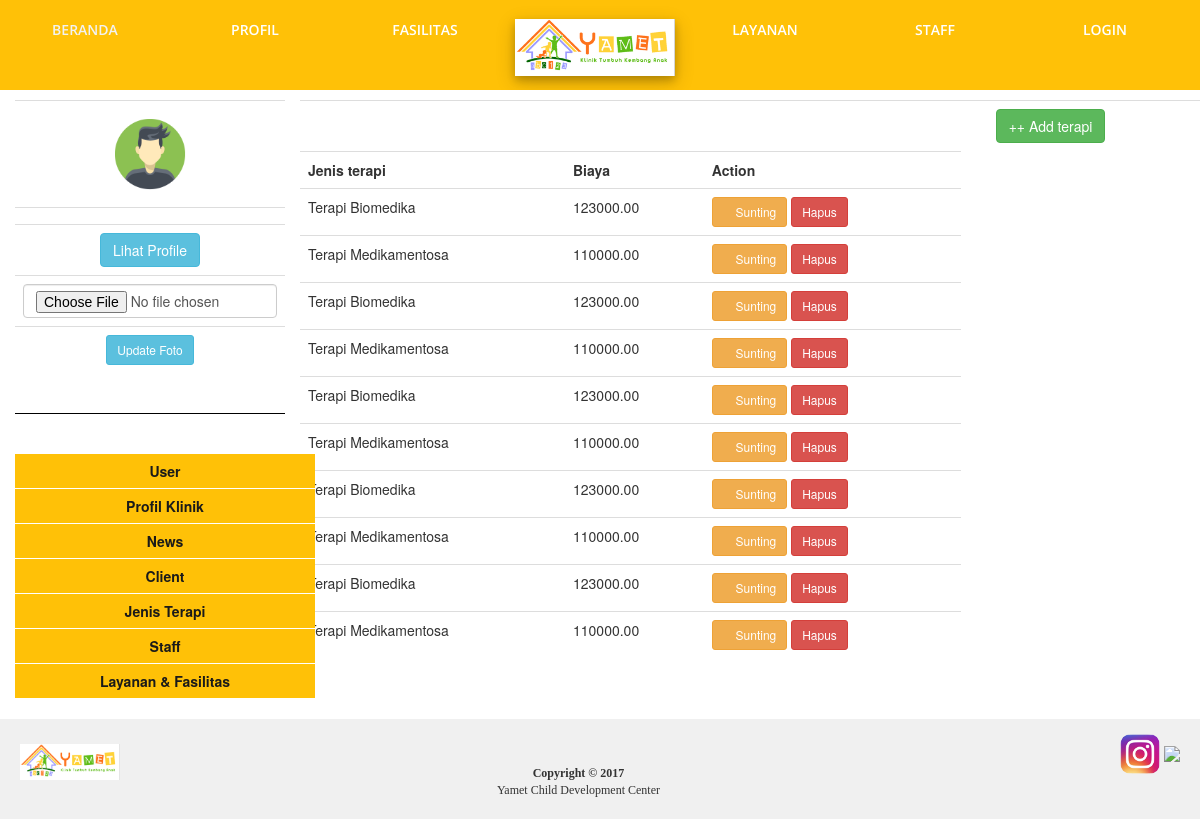
The app's page /index.php/admin/jenis_terapi with its own data.
### tables this page shows
CREATE TABLE `tbl_jenisterapi` (
  `id_jenisterapi` int(11) NOT NULL,
  `jenis_terapi` varchar(100) NOT NULL,
  `biaya_terapi` decimal(15,2) NOT NULL
);

### application/controllers/admin/Jenis_terapi.php (called while the page is built, shortened)
<?php
class Jenis_terapi extends CI_Controller {
	public function __construct() {
		$this->load->model('Jenisterapi_model');
		$this->load->model('Pegawai_model');
	}
	public function index() {
		$id_pegawai = $this->session->userdata('id_pegawai');
		$username = $this->session->userdata('username');
		$data ['pegawai'] = $this->Pegawai_model->getDetailDataPegawai($id_pegawai, $username);
		$data['terapi'] = $this->Jenisterapi_model->getAllJenisTerapi();
		$this->load->view('admin/V_jenis_terapi', $data);
	}
}

### index.php (called while the page is built, shortened)
<?php
require_once BASEPATH.'core/CodeIgniter.php';

### application/models/Jenisterapi_model.php (called while the page is built, shortened)
<?php
class Jenisterapi_model extends CI_Model {
	public function getAllJenisTerapi() {
		$this->db->select('*');
		$this->db->from('tbl_jenisterapi');
		$result = $this->db->get();
		return $result->result();
	}
}

### application/views/admin/V_jenis_terapi.php (the view, shortened to what this page needs)
<!DOCTYPE html>
<html>
<head>
		<link rel="stylesheet" type="text/css" href="<?php echo base_url();?>assets/css/bootstrap.min.css">
		<link rel="stylesheet" type="text/css" href="<?php echo base_url();?>assets/css/style.css">
		<link rel="stylesheet" type="text/css" href="<?php echo base_url();?>assets/css/font-awesome.min.css">
		<link rel="stylesheet" type="text/css" href="<?php echo base_url();?>assets/css/style.css">
		<link rel="stylesheet" href="<?php echo base_url();?>assets/css/bootstrap.min.css">
</head>
<body>
	<div class="wrapper">
		<div class="header">
			<ul>
				<li><a style="color: #f2f2f2;" href="<?php echo site_url('home')?>">Beranda</a></li>
				<li><a href="<?php echo site_url('profil')?>">Profil</a></li>
				<li><a href="<?php echo site_url('fasilitas')?>">Fasilitas</a></li>
				<li>
					<div class="">
						<img class="" style="width: 160px; z-index: 10;" src="<?php echo base_url('assets/img/ikonYamet.png')?>">
					</div>
				</li>
				<li><a href="<?php echo site_url('layanan')?>">Layanan</a></li>
 				<li><a href="<?php echo site_url('staff')?>">Staff</a></li>
 				<li>
 					<?php if($this->session->userdata('logged_in')) { ?>
						<a href="<?php echo site_url('auth/logOut')?>">Log Out</a>
					<?php } else { ?>
						<a href="<?php echo site_url('auth')?>">Login</a>
					<?php } ?>
 				</li>
			</ul>
		</div>
		<div class="row putih2">
			<div class="col-md-12">
				<div class="col-md-3">
					<div class="table-responsive">
						<table class="table" >
							<tr>
								<td style="text-align: center;">
									<?php if($pegawai->ava_pegawai != "") { ?>
										<img src="<?php echo base_url('assets/upload/pegawai/img/'.$pegawai->ava_pegawai)?>" alt="Gambar Profile" height="90px">
									<?php } else { ?>
										<img src="<?php echo base_url('assets/img/avatar1.png')?>" alt="Gambar Profile" height="90px">
									<?php } ?>
								</td>
							</tr>
							<tr><td style="text-align: center;" ><b><?php echo $this->session->userdata('username'); ?></b></td></tr>
							<tr><td style="text-align: center;" ><a href="<?php echo site_url('admin/dashboard') ?>"><button type="button" class="btn btn-info">Lihat Profile</button></a></td></tr>
							<?php echo form_open_multipart('admin/dashboard/updateAva'); ?>
								<tr><td><input type="file" name="avaprofile" class="form-control"></td></tr>
								<tr><td style="text-align: center;"><input type="submit" class="btn btn-info btn-sm" name="submit" value="Update Foto"></td></tr>
							<?php echo form_close(); ?>
						</table>
					</div>
					<hr style="border-color: black;">
					<br>
					<ul id="manager">
					<li><a href="<?php echo site_url('admin/user');?>"><b>User</b> </a></li>
					<li><a href="<?php echo site_url('admin/profile');?>"><b>Profil Klinik</b> </a></li>
					<li><a href="<?php echo site_url('admin/berita')?>"><b>News</b></a></li>
					<li><a href="<?php echo site_url('admin/client')?>"><b>Client</b></a></li>
					<li><a href="<?php echo site_url('admin/jenis_terapi')?>"><b>Jenis Terapi</b></a></li>
					<li><a href="<?php echo site_url('admin/pegawai')?>"><b>Staff</b></a></li>
					<li><a href="<?php echo site_url('admin/layanan')?>"><b>Layanan &#38; Fasilitas</b></a></li>
					</ul>
					<br>
				</div>
				<div class="table-responsive">
						<table class="table">
							<tr>
							<th></th>
							<th></th>
							<th></th>
							<th></th>
							<th><a href="<?php echo site_url('admin/jenis_terapi/tambah')?>"><button type="button" class="btn btn-success">++ Add terapi</button></a></th>
							</tr>
							<tr>
								<th><b>Jenis terapi</b></th>
								<th><b>Biaya</b></th>
								<th><b>Action</b></th>
							</tr>
								<?php foreach ($terapi as $terapi): ?>
									<tr>
										<td>
											<?php echo $terapi->jenis_terapi; ?>
										</td>
										<td><?php echo $terapi->biaya_terapi ?>
										</td>
										<td>
											<a href="<?php echo site_url('admin/jenis_terapi/edit/'.$terapi->id_jenisterapi) ?>" class="btn btn-sm btn-warning"><i class="fa fa-edit"></i> Sunting</a>
											<a href="<?php echo site_url('admin/jenis_terapi/delete/'.$terapi->id_jenisterapi) ?>" class="btn btn-sm btn-danger">Hapus</a>
										</td>
									</tr>
								<?php endforeach ?>
						</table>
					</div>
			</div>
		</div>
		<div class="footer">
			<div class="logobawah">
				<img class="d-block img-fluid" src="<?php echo base_url('assets/img/ikonYamet.png')?>">
			</div>
			<div class="sosialIkon">
				<img src="<?php echo base_url('assets/img/ikonIg.png')?>">
				<img src="<?php echo base_url('assets/img/ikonFB.png')?>">
			</div>
			<div class="copyrigth">
				<b >Copyright © 2017</b>
				<p>Yamet Child Development Center</p>
			</div>
		</div>
	</div>
</body>
</html>

### assets/css/style.css (style rules this page uses)
.wrapper { width: auto; height: auto; position: relative; }
.header { position: relative; width: 100% }
.header ul { background-color:#FFC107; padding-top: 15px; padding-left: 0; height: 90px; width: 100%; overflow: hidden; }
.header li { margin: 4px 1px; width: 14%; float: left; list-style-type: none; text-align: center; font-size: 14px; }
.header a { text-transform: uppercase; font-family: OpenSans-Semibold; margin-top: 50px; color: #ffffff; }
.header img { width: 100%; z-index: 999; box-shadow: 0 4px 8px 0 rgba(0, 0, 0, 0.2), 0 6px 20px 0 rgba(0, 0, 0, 0.19); }
.footer { background: #f0f0f0; height: 100px; width: auto; position: relative; }
.logobawah { position:absolute; top:25px; left: 20px; overflow: hidden; }
.logobawah img { width: 100px; height: auto; }
.copyrigth { position: absolute; bottom: 10px; right: 45%; font-family: "Montserrat-Light"; font-size: 12px; text-align: center; }
.sosialIkon { overflow: hidden; position: absolute; top: 15px; right: 20px; }
.sosialIkon img { height: 40px; width: auto; }
#manager { margin: 0; padding: 0; width: 125px; }
#manager li { background: #FFC107; border-bottom: 1px solid #FFF; list-style: none; padding: 0.5em; text-align: center; width: 300px; }
#manager li a { color: #1a1a1a; display: block; text-decoration: none; }

### records on screen
tbl_jenisterapi: jenis_terapi "Terapi Biomedika", biaya_terapi "123000.00"
tbl_jenisterapi: jenis_terapi "Terapi Medikamentosa", biaya_terapi "110000.00"
tbl_jenisterapi: jenis_terapi "Terapi Biomedika", biaya_terapi "123000.00"
tbl_jenisterapi: jenis_terapi "Terapi Medikamentosa", biaya_terapi "110000.00"
tbl_jenisterapi: jenis_terapi "Terapi Biomedika", biaya_terapi "123000.00"
tbl_jenisterapi: jenis_terapi "Terapi Medikamentosa", biaya_terapi "110000.00"
tbl_jenisterapi: jenis_terapi "Terapi Biomedika", biaya_terapi "123000.00"
tbl_jenisterapi: jenis_terapi "Terapi Medikamentosa", biaya_terapi "110000.00"
tbl_jenisterapi: jenis_terapi "Terapi Biomedika", biaya_terapi "123000.00"
tbl_jenisterapi: jenis_terapi "Terapi Medikamentosa", biaya_terapi "110000.00"
